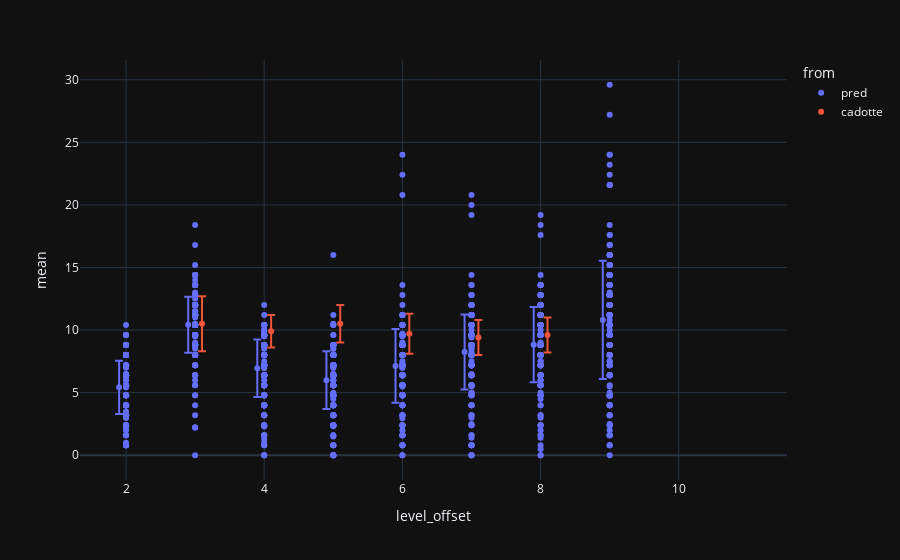

Source (notebook cell):
### Code cell
fig = px.scatter(pivot_df, x="level_offset", y="mean", color="from", error_y="std")
for level in df["level"].unique():
    df_level = df[df["level"] == level]
    mean = df_level.loc[df_level["mesure"] == "mean"]
    std = df_level.loc[df_level["mesure"] == "std"]
    #TODO handle nan values
    scatter = px.scatter(df_level, x="level", y="value").data[0]
    fig.add_trace(scatter)

fig.show()

### Figure 1 — Plotly figure (JSON) as saved in the notebook; plotly's stock layout.template omitted (floating-point values rounded to 4 significant figures; data arrays with more than 128 entries replaced by an {"elided": "..."} marker saying what was removed)
{"data": [{"error_y": {"array": [2.128, 2.243, 2.296, 2.314, 2.955, 2.995, 3.004, 4.725]}, "hovertemplate": "from=pred<br>level_offset=%{x}<br>mean=%{y}<extra></extra>", "legendgroup": "pred", "marker": {"color": "#636efa", "symbol": "circle"}, "mode": "markers", "name": "pred", "orientation": "v", "showlegend": true, "x": [1.9, 2.9, 3.9, 4.9, 5.9, 6.9, 7.9, 8.9], "xaxis": "x", "y": [5.43, 10.42, 6.953, 6.0, 7.14, 8.243, 8.838, 10.81], "yaxis": "y", "type": "scatter"}, {"error_y": {"array": [2.2, 1.3, 1.5, 1.6, 1.4, 1.4]}, "hovertemplate": "from=cadotte<br>level_offset=%{x}<br>mean=%{y}<extra></extra>", "legendgroup": "cadotte", "marker": {"color": "#EF553B", "symbol": "circle"}, "mode": "markers", "name": "cadotte", "orientation": "v", "showlegend": true, "x": [3.1, 4.1, 5.1, 6.1, 7.1, 8.1], "xaxis": "x", "y": [10.5, 9.9, 10.5, 9.7, 9.4, 9.6], "yaxis": "y", "type": "scatter"}, {"hovertemplate": "level=%{x}<br>value=%{y}<extra></extra>", "legendgroup": "", "marker": {"color": "#636efa", "symbol": "circle"}, "mode": "markers", "name": "", "orientation": "v", "showlegend": false, "x": {"elided": "269 int values"}, "xaxis": "x", "y": {"elided": "269 float values"}, "yaxis": "y", "type": "scatter"}, {"hovertemplate": "level=%{x}<br>value=%{y}<extra></extra>", "legendgroup": "", "marker": {"color": "#636efa", "symbol": "circle"}, "mode": "markers", "name": "", "orientation": "v", "showlegend": false, "x": {"elided": "271 int values"}, "xaxis": "x", "y": {"elided": "271 float values"}, "yaxis": "y", "type": "scatter"}, {"hovertemplate": "level=%{x}<br>value=%{y}<extra></extra>", "legendgroup": "", "marker": {"color": "#636efa", "symbol": "circle"}, "mode": "markers", "name": "", "orientation": "v", "showlegend": false, "x": {"elided": "271 int values"}, "xaxis": "x", "y": {"elided": "271 float values"}, "yaxis": "y", "type": "scatter"}, {"hovertemplate": "level=%{x}<br>value=%{y}<extra></extra>", "legendgroup": "", "marker": {"color": "#636efa", "symbol": "circle"}, "mode": "markers", "name": "", "orientation": "v", "showlegend": false, "x": {"elided": "271 int values"}, "xaxis": "x", "y": {"elided": "271 float values"}, "yaxis": "y", "type": "scatter"}, {"hovertemplate": "level=%{x}<br>value=%{y}<extra></extra>", "legendgroup": "", "marker": {"color": "#636efa", "symbol": "circle"}, "mode": "markers", "name": "", "orientation": "v", "showlegend": false, "x": {"elided": "271 int values"}, "xaxis": "x", "y": {"elided": "271 float values"}, "yaxis": "y", "type": "scatter"}, {"hovertemplate": "level=%{x}<br>value=%{y}<extra></extra>", "legendgroup": "", "marker": {"color": "#636efa", "symbol": "circle"}, "mode": "markers", "name": "", "orientation": "v", "showlegend": false, "x": {"elided": "271 int values"}, "xaxis": "x", "y": {"elided": "271 float values"}, "yaxis": "y", "type": "scatter"}, {"hovertemplate": "level=%{x}<br>value=%{y}<extra></extra>", "legendgroup": "", "marker": {"color": "#636efa", "symbol": "circle"}, "mode": "markers", "name": "", "orientation": "v", "showlegend": false, "x": {"elided": "271 int values"}, "xaxis": "x", "y": {"elided": "271 float values"}, "yaxis": "y", "type": "scatter"}, {"hovertemplate": "level=%{x}<br>value=%{y}<extra></extra>", "legendgroup": "", "marker": {"color": "#636efa", "symbol": "circle"}, "mode": "markers", "name": "", "orientation": "v", "showlegend": false, "x": {"elided": "269 int values"}, "xaxis": "x", "y": {"elided": "269 float values"}, "yaxis": "y", "type": "scatter"}, {"hovertemplate": "level=%{x}<br>value=%{y}<extra></extra>", "legendgroup": "", "marker": {"color": "#636efa", "symbol": "circle"}, "mode": "markers", "name": "", "orientation": "v", "showlegend": false, "x": {"elided": "269 int values"}, "xaxis": "x", "y": {"elided": "269 null values"}, "yaxis": "y", "type": "scatter"}, {"hovertemplate": "level=%{x}<br>value=%{y}<extra></extra>", "legendgroup": "", "marker": {"color": "#636efa", "symbol": "circle"}, "mode": "markers", "name": "", "orientation": "v", "showlegend": false, "x": {"elided": "269 int values"}, "xaxis": "x", "y": {"elided": "269 null values"}, "yaxis": "y", "type": "scatter"}], "layout": {"xaxis": {"anchor": "y", "domain": [0.0, 1.0], "title": {"text": "level_offset"}}, "yaxis": {"anchor": "x", "domain": [0.0, 1.0], "title": {"text": "mean"}}, "legend": {"title": {"text": "from"}, "tracegroupgap": 0}, "margin": {"t": 60}}}
